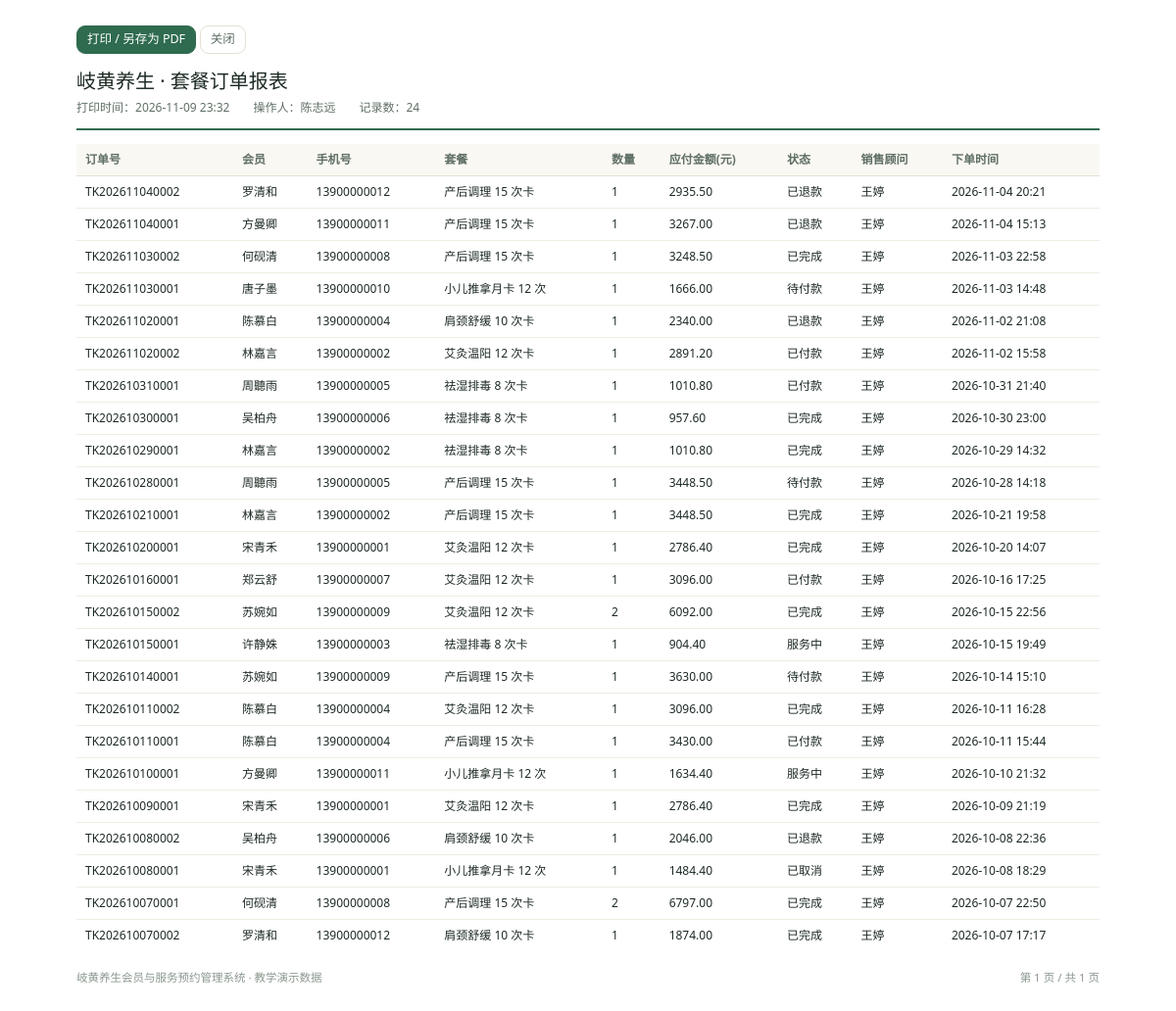
Page /reports/print/ (signed in) on the committed database.
### core/models.py (models this page shows, shortened)
class Menu(models.Model):
    GROUP_CHOICES = [
        ("member", "会员服务"),
        ("service", "养生服务"),
        ("order", "套餐订单"),
        ("appointment", "服务预约"),
        ("report", "统计与日志"),
        ("system", "系统管理"),
    ]
    code = models.CharField("菜单编码", max_length=50, unique=True)
    name = models.CharField("菜单名称", max_length=50)
    url_name = models.CharField("路由名称", max_length=80)
    perm_codename = models.CharField("所需权限", max_length=100, blank=True,
                                     help_text="如 services.view_healthservice，留空表示登录即可访问")
    icon = models.CharField("图标", max_length=40, default="bi-circle")
    role_scope = models.CharField(
        "适用角色", max_length=120, blank=True,
        help_text="逗号分隔的角色编码（如 member,therapist），留空表示全部角色",
    )
    group = models.CharField("分组", max_length=20, choices=GROUP_CHOICES, default="service")
    sort_order = models.IntegerField("排序", default=0)
    is_active = models.BooleanField("启用", default=True)
    class Meta:
        verbose_name = "系统菜单"
        verbose_name_plural = "系统菜单"
        ordering = ["group", "sort_order", "id"]

### accounts/models.py (models this page shows, shortened)
class User(AbstractUser):
    ROLE_CHOICES = [
        ("admin", "系统管理员"),
        ("service_manager", "服务主管"),
        ("order_clerk", "订单专员"),
        ("therapist", "健康顾问"),
        ("reporter", "报表专员"),
        ("member", "会员"),
    ]
    ROLE_GROUP_MAP = {
        "admin": "系统管理员",
        "service_manager": "服务主管",
        "order_clerk": "订单专员",
        "therapist": "健康顾问",
        "reporter": "报表专员",
        "member": "会员",
    }
    role = models.CharField("角色", max_length=30, choices=ROLE_CHOICES, default="member")
    display_name = models.CharField("姓名", max_length=30, blank=True)
    phone = models.CharField("联系电话", max_length=20, blank=True)
    last_login_ip = models.CharField("最近登录IP", max_length=45, blank=True)
    class Meta:
        verbose_name = "系统用户"
        verbose_name_plural = "系统用户"
        ordering = ["-date_joined"]

class Member(models.Model):
    LEVEL_CHOICES = [
        ("bronze", "普通会员"),
        ("silver", "银卡会员"),
        ("gold", "金卡会员"),
        ("diamond", "钻石会员"),
    ]
    LEVEL_DISCOUNT = {"bronze": 1.00, "silver": 0.95, "gold": 0.90, "diamond": 0.85}
    GENDER_CHOICES = [("M", "男"), ("F", "女"), ("U", "未知")]
    member_no = models.CharField("会员编号", max_length=20, unique=True, db_index=True)
    user = models.OneToOneField(
        "accounts.User", verbose_name="登录账号", on_delete=models.SET_NULL,
        null=True, blank=True, related_name="member_profile",
    )
    name = models.CharField("会员姓名", max_length=30)
    gender = models.CharField("性别", max_length=1, choices=GENDER_CHOICES, default="U")
    birthday = models.DateField("出生日期", null=True, blank=True)
    phone = models.CharField("手机号", max_length=20, unique=True)
    level = models.CharField("会员等级", max_length=20, choices=LEVEL_CHOICES, default="bronze")
    points = models.IntegerField("积分", default=0)
    balance = models.DecimalField("账户余额", max_digits=10, decimal_places=2, default=0)
    constitution = models.CharField("中医体质", max_length=30, blank=True,
                                    help_text="如 平和质、气虚质、阳虚质、痰湿质等")
    health_notes = models.TextField("健康备注", blank=True)
    allergy = models.CharField("过敏史", max_length=120, blank=True)
    tags = models.CharField("标签", max_length=120, blank=True, help_text="逗号分隔，如 肩颈不适,睡眠差")
    join_date = models.DateField("入会日期", default=local_today)
    is_active = models.BooleanField("有效", default=True)
    remark = models.TextField("其他说明", blank=True)
    created_by = models.ForeignKey(
        "accounts.User", verbose_name="建档人", on_delete=models.SET_NULL,
        null=True, blank=True, related_name="created_members",
    )
    created_at = models.DateTimeField("创建时间", auto_now_add=True)
    updated_at = models.DateTimeField("更新时间", auto_now=True)
    class Meta:
        verbose_name = "会员档案"
        verbose_name_plural = "会员档案"
        ordering = ["-created_at"]
        indexes = [models.Index(fields=["level", "is_active"])]

### orders/models.py (models this page shows, shortened)
class Order(models.Model):
    STATUS_CHOICES = [
        ("pending", "待付款"),
        ("paid", "已付款"),
        ("servicing", "服务中"),
        ("completed", "已完成"),
        ("cancelled", "已取消"),
        ("refunded", "已退款"),
    ]
    STATUS_FLOW = {
        "pending": ["paid", "cancelled"],
        "paid": ["servicing", "refunded"],
        "servicing": ["completed", "refunded"],
        "completed": [],
        "cancelled": [],
        "refunded": [],
    }
    order_no = models.CharField("订单号", max_length=24, unique=True, db_index=True)
    member = models.ForeignKey("accounts.Member", verbose_name="会员", on_delete=models.PROTECT,
                               related_name="orders")
    package = models.ForeignKey(Package, verbose_name="套餐", on_delete=models.PROTECT, related_name="orders")
    quantity = models.IntegerField("购买数量", default=1)
    unit_price = models.DecimalField("单价(元)", max_digits=10, decimal_places=2, default=0)
    total_amount = models.DecimalField("明细合计(元)", max_digits=12, decimal_places=2, default=0)
    discount_amount = models.DecimalField("优惠金额(元)", max_digits=10, decimal_places=2, default=0)
    pay_amount = models.DecimalField("应付金额(元)", max_digits=12, decimal_places=2, default=0)
    status = models.CharField("订单状态", max_length=20, choices=STATUS_CHOICES, default="pending")
    salesperson = models.ForeignKey("accounts.User", verbose_name="销售顾问", on_delete=models.SET_NULL,
                                    null=True, blank=True, related_name="orders")
    remark = models.TextField("订单备注", blank=True)
    cancel_reason = models.CharField("取消/退款原因", max_length=200, blank=True)
    created_at = models.DateTimeField("下单时间", auto_now_add=True)
    updated_at = models.DateTimeField("更新时间", auto_now=True)
    paid_at = models.DateTimeField("付款时间", null=True, blank=True)
    completed_at = models.DateTimeField("完成时间", null=True, blank=True)
    class Meta:
        verbose_name = "套餐订单"
        verbose_name_plural = "套餐订单"
        ordering = ["-created_at"]
        permissions = [
            ("export_order", "导出套餐订单数据"),
            ("change_order_status", "变更订单状态"),
        ]
        indexes = [models.Index(fields=["status", "created_at"])]

class Package(models.Model):
    STATUS_CHOICES = [("on", "在售"), ("off", "停售")]
    code = models.CharField("套餐编码", max_length=20, unique=True)
    name = models.CharField("套餐名称", max_length=60)
    description = models.TextField("套餐说明", blank=True)
    price = models.DecimalField("套餐原价(元)", max_digits=10, decimal_places=2, default=0)
    member_price = models.DecimalField("会员价(元)", max_digits=10, decimal_places=2, default=0)
    valid_days = models.IntegerField("有效期(天)", default=365)
    status = models.CharField("状态", max_length=10, choices=STATUS_CHOICES, default="on")
    is_recommended = models.BooleanField("推荐套餐", default=False)
    created_at = models.DateTimeField("创建时间", auto_now_add=True)
    class Meta:
        verbose_name = "养生套餐"
        verbose_name_plural = "养生套餐"
        ordering = ["-is_recommended", "id"]

### reports/views.py (the view)
# urls.py: path("print/", views.PrintView.as_view(), name="print"),
class PrintView(PermRequiredMixin, View):
    permission_required = "core.query_report"
    template_name = "reports/print.html"
    def get(self, request):
        key = request.GET.get("dataset", "orders")
        dataset = DATASETS.get(key) or DATASETS["orders"]
        qs = dataset["queryset"](request.GET)[:300]
        rows = [dataset["row"](obj) for obj in qs]
        record_log(request, "打印查询结果", category="query", target_type="Report",
                   target_repr=dataset["title"], detail=f"打印 {len(rows)} 条记录")
        return render(request, self.template_name, {
            "dataset": dataset, "headers": dataset["headers"], "rows": rows,
            "query": request.GET, "printed_at": timezone.now(), "operator": request.user,
            "keyword": request.GET.get("keyword", ""),
            "date_from": request.GET.get("date_from", ""),
            "date_to": request.GET.get("date_to", ""),
        })

### core/context_processors.py (called while the page is built)
def navigation(request):
    user = getattr(request, "user", None)
    if user is None or not user.is_authenticated:
        return {"nav_groups": [], "nav_menus": []}
    role = getattr(user, "role", "")
    menus = []
    for menu in Menu.objects.filter(is_active=True):
        if menu.role_scope and role not in [r.strip() for r in menu.role_scope.split(",") if r.strip()]:
            continue
        if not menu.perm_codename or user.has_perm(menu.perm_codename):
            menus.append(menu)
    group_labels = dict(Menu.GROUP_CHOICES)
    groups = []
    for code, label in Menu.GROUP_CHOICES:
        items = [m for m in menus if m.group == code]
        if items:
            groups.append({"code": code, "label": group_labels.get(code, label), "items": items})
    return {"nav_groups": groups, "nav_menus": menus}

### core/utils.py (called while the page is built, shortened)
def get_client_ip(request):
    forwarded = request.META.get("HTTP_X_FORWARDED_FOR")
    if forwarded:
        return forwarded.split(",")[0].strip()
    return request.META.get("REMOTE_ADDR", "")

def parse_date(value, default=None):
    if not value:
        return default

### reports/datasets.py (called while the page is built)
def _range(params, field):
    date_from = parse_date(params.get("date_from"))
    date_to = parse_date(params.get("date_to"))
    if date_from:
        params_q = {f"{field}__gte": date_from}
    else:
        params_q = {}
    if date_to:
        params_q[f"{field}__lte"] = date_to
    return params_q

def orders_queryset(params):
    qs = Order.objects.select_related("member", "package", "salesperson")
    keyword = params.get("keyword", "").strip()
    status = params.get("status", "").strip()
    person = params.get("person", "").strip()
    if keyword:
        qs = qs.filter(Q(order_no__icontains=keyword) | Q(member__name__icontains=keyword)
                       | Q(member__phone__icontains=keyword) | Q(package__name__icontains=keyword))
    if status:
        qs = qs.filter(status=status)
    if person.isdigit():
        qs = qs.filter(salesperson_id=person)
    qs = qs.filter(**_range(params, "created_at__date"))
    return qs.order_by("-created_at")

### templates/reports/print.html (shortened to what this page needs)
{% load static %}<!DOCTYPE html>
<html lang="zh-CN">
<head>
  <link rel="stylesheet" href="{% static 'vendor/bootstrap.min.css' %}">
  <link rel="stylesheet" href="{% static 'css/app.css' %}">
</head>
<body>
<div class="print-page">
  <div class="toolbar">
    <button class="btn btn-primary btn-sm" onclick="window.print()">打印 / 另存为 PDF</button>
    <button class="btn btn-outline-secondary btn-sm" onclick="window.close()">关闭</button>
  </div>
  <div class="print-head">
    <h1>岐黄养生 · {{ dataset.title }}报表</h1>
    <div class="print-meta">
      <span>打印时间：{{ printed_at|date:"Y-m-d H:i" }}</span>
      <span>操作人：{{ operator.display_name|default:operator.username }}</span>
      <span>记录数：{{ rows|length }}</span>
    </div>
  </div>
  <table class="data">
    <thead><tr>{% for h in headers %}<th>{{ h }}</th>{% endfor %}</tr></thead>
    <tbody>
      {% for row in rows %}
      <tr>{% for cell in row %}<td>{{ cell|default:"—" }}</td>{% endfor %}</tr>
      {% empty %}
      <tr><td colspan="{{ headers|length }}">没有符合条件的记录</td></tr>
      {% endfor %}
    </tbody>
  </table>
  <div class="print-foot">
    <span>岐黄养生会员与服务预约管理系统 · 教学演示数据</span>
    <span>第 1 页 / 共 1 页</span>
  </div>
</div>
</body>
</html>

### static/css/app.css (style rules this page uses)
:root { --ink: #1d2a23; --ink-soft: #5f6f65; --ink-mute: #8a978e; --brand: #2f6b4f; --brand-dark: #1f4a37; --brand-deep: #163527; --brand-soft: #e7f0ea; --accent: #b5452f; --accent-soft: #fbece7; --gold: #b7852f; --bg: #f6f4ed; --card: #ffffff; --line: #e5e0d3; --line-soft: #efece2; --shadow: 0 1px 2px rgba(31, 42, 35, .05), 0 8px 24px -16px rgba(31, 42, 35, .35); --radius: 14px; }
* { box-sizing: border-box; }
body { margin: 0; font-family: "PingFang SC", "Microsoft YaHei", "Hiragino Sans GB", "Source Han Sans SC", system-ui, sans-serif; background: var(--bg); color: var(--ink); font-size: 14px; -webkit-font-smoothing: antialiased; }
table.data { width: 100%; border-collapse: collapse; font-size: 13px; }
table.data th { text-align: left; font-weight: 600; color: var(--ink-soft); background: #faf8f2; padding: 10px 14px; border-bottom: 1px solid var(--line); white-space: nowrap; font-size: 12.5px; }
table.data td { padding: 11px 14px; border-bottom: 1px solid var(--line-soft); vertical-align: middle; }
table.data tbody tr:last-child td { border-bottom: 0; }
.btn { border-radius: 9px; font-size: 13.5px; padding: 7px 14px; font-weight: 500; }
.btn-primary { background: var(--brand); border-color: var(--brand); }
.btn-outline-secondary { color: var(--ink-soft); border-color: var(--line); }
.btn-sm { padding: 4px 10px; font-size: 12.5px; }

### templates/reports/print.html (style rules this page uses)
body { background: #fff; }
.print-page { max-width: 1100px; margin: 0 auto; padding: 26px 28px 40px; }
.print-head { border-bottom: 2px solid #2f6b4f; padding-bottom: 12px; margin-bottom: 14px; }
.print-head h1 { font-size: 20px; margin: 0 0 6px; }
.print-meta { font-size: 12px; color: #5f6f65; display: flex; gap: 24px; flex-wrap: wrap; }
table.data th, table.data td { padding: 7px 9px; font-size: 12px; }
.print-foot { margin-top: 18px; font-size: 11.5px; color: #8a978e; display: flex; justify-content: space-between; }
.toolbar { margin-bottom: 16px; }

### rows in the picture
Menu: title "套餐订单"
User: display_name "陈志远"
Order: row "TK202611040002"
Member: row "罗清和" "13900000012" "罗清和" "13900000012"
Package: row "产后调理 15 次卡" "产后调理 15 次卡" "产后调理 15 次卡" "产后调理 15 次卡" "产后调理 15 次卡" "产后调理 15 次卡" "产后调理 15 次卡" "产后调理 15 次卡"
User: row "王婷" "王婷" "王婷" "王婷" "王婷" "王婷" "王婷" "王婷" "王婷" "王婷" "王婷" "王婷" "王婷" "王婷" "王婷" "王婷" "王婷" "王婷" "王婷" "王婷" "王婷" "王婷" "王婷" "王婷"
Order: row "TK202611040001"
Member: row "方曼卿" "13900000011" "方曼卿" "13900000011"
Order: row "TK202611030002"
Member: row "何砚清" "13900000008" "何砚清" "13900000008"
Order: row "TK202611030001"
Member: row "唐子墨" "13900000010"
Package: row "小儿推拿月卡 12 次" "小儿推拿月卡 12 次" "小儿推拿月卡 12 次"
Order: row "TK202611020001"
Member: row "陈慕白" "13900000004" "陈慕白" "13900000004" "陈慕白" "13900000004"
Package: row "肩颈舒缓 10 次卡" "肩颈舒缓 10 次卡" "肩颈舒缓 10 次卡"
Order: row "TK202611020002"
Member: row "林嘉言" "13900000002" "林嘉言" "13900000002" "林嘉言" "13900000002"
Package: row "艾灸温阳 12 次卡" "艾灸温阳 12 次卡" "艾灸温阳 12 次卡" "艾灸温阳 12 次卡" "艾灸温阳 12 次卡" "艾灸温阳 12 次卡"
Order: row "TK202610310001"
Member: row "周聽雨" "13900000005" "周聽雨" "13900000005"
Package: row "祛湿排毒 8 次卡" "祛湿排毒 8 次卡" "祛湿排毒 8 次卡" "祛湿排毒 8 次卡"
Order: row "TK202610300001"
Member: row "吴柏舟" "13900000006" "吴柏舟" "13900000006"
Order: row "TK202610290001"
Order: row "TK202610280001"
Order: row "TK202610210001"
Order: row "TK202610200001"
Member: row "宋青禾" "13900000001" "宋青禾" "13900000001" "宋青禾" "13900000001"
Order: row "TK202610160001"
Member: row "郑云舒" "13900000007"
Order: row "TK202610150002"
Member: row "苏婉如" "13900000009" "苏婉如" "13900000009"
Order: row "TK202610150001"
Member: row "许静姝" "13900000003"
Order: row "TK202610140001"
Order: row "TK202610110002"
Order: row "TK202610110001"
Order: row "TK202610100001"
Order: row "TK202610090001"
Order: row "TK202610080002"
Order: row "TK202610080001"
Order: row "TK202610070001"
Order: row "TK202610070002"

### other values in the picture
{{ rows|length }} "24"
{{ h }} "订单号" "会员" "手机号" "套餐" "数量" "应付金额(元)" "状态" "销售顾问" "下单时间"
{{ cell|default:"—" }} "1" "2935.50" "已退款" "2026-11-04 20:21" "1" "3267.00" "已退款" "2026-11-04 15:13" "1" "3248.50" "已完成" "2026-11-03 22:58" "1" "1666.00" "待付款" "2026-11-03 14:48" "1" "2340.00" "已退款" "2026-11-02 21:08" "1" "2891.20" "已付款" "2026-11-02 15:58" "1" "1010.80" "已付款" "2026-10-31 21:40" "1" "957.60" "已完成" "2026-10-30 23:00" "1" "1010.80" "已完成" "2026-10-29 14:32" "1" "3448.50" "待付款" "2026-10-28 14:18" "1" "3448.50" "已完成" "2026-10-21 19:58" "1" "2786.40" "已完成" "2026-10-20 14:07" "1" "3096.00" "已付款" "2026-10-16 17:25" "2" "6092.00" "已完成" "2026-10-15 22:56" "1" "904.40" "服务中" "2026-10-15 19:49" "1" "3630.00" "待付款" "2026-10-14 15:10" "1" "3096.00" "已完成" "2026-10-11 16:28" "1" "3430.00" "已付款" "2026-10-11 15:44" "1" "1634.40" "服务中" "2026-10-10 21:32" "1" "2786.40" "已完成" "2026-10-09 21:19" "1" "2046.00" "已退款" "2026-10-08 22:36" "1" "1484.40" "已取消" "2026-10-08 18:29" "2" "6797.00" "已完成" "2026-10-07 22:50" "1" "1874.00" "已完成" "2026-10-07 17:17"
